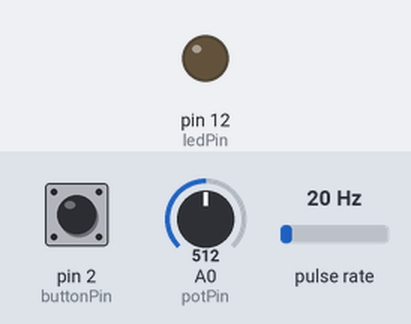
The sketch below on a simulated Arduino Uno, built with avr-gcc and run on an emulated ATmega328P. On the bench: output pins drawn as LEDs (lit = HIGH). Wiring (inferred from the names in the program): pulse sensor: data pin 4. The inputs (shaded band) are chosen by the test bench; at power-on: pin 2 (buttonPin) LOW, pulse rate 20 Hz, A0 (potPin) = 512.

Above: at 4.2 s.
4.3 s: pin 2 (buttonPin) pulled HIGH for 3.2 s
At 6.4 s:
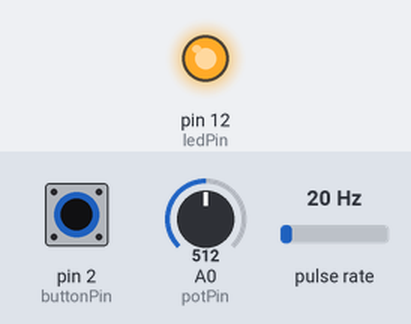
10.5 s: pulse rate (sensor on pin 4) set to 196 Hz
At 11.6 s:
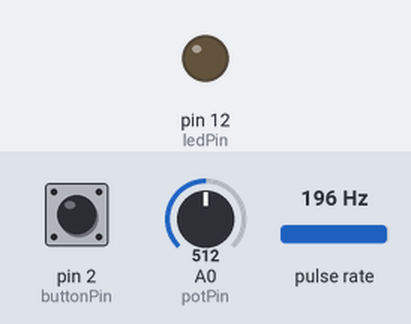
12.1 s: A0 (potPin) set to 122
13.6 s: A0 (potPin) set to 306
17.6 s: pulse rate (sensor on pin 4) set to 4 Hz
Timing chart, 0 to 20.6 s (numbered marks = the images above; inputs shaded):
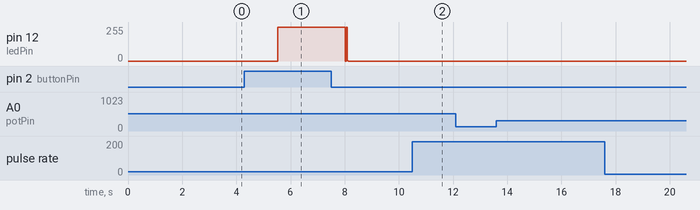

The sketch:

final.ino
```cpp
boolean debug = false;

int ledPin = 12;
int tachoPin = 4;
int buttonPin = 2;

int potPin = A0;

boolean ledState = false;

long previousMicros = 0;
long previousUpdateMicros = 0;

int flashLength = 100;

// 32 consecutive measures are averaged to get a stable
// fan speed reading
const int nbOfValues = 32;
long fanPulseValues[nbOfValues];
double fanRevolutionsPerSecond = 25;

long flashInterval = 1000;
double flashPerSecond = 25;

// The potentionmeter can be used to slightly change the
// generated intervale between light flashes
double fixPercentage = 0.0;
long fixedFlashInterval = 1000;

// Spectacles are produced using a 18-cell table over which
// we iterate continuously to know if we should flash or not
const int nbOfFlashValues = 18;
boolean shouldFlash[nbOfFlashValues];
int flashAt = 0;

int spectacleId = -1;

void setup() {
	pinMode(ledPin, OUTPUT);
	pinMode(tachoPin, INPUT);
	pinMode(buttonPin, INPUT);

	if (debug) {
		Serial.begin(9600);
	}

	// Initialize fan lecture table
	for (int i = 0; i < nbOfValues; i++) {
		fanPulseValues[i] = 0;
	}
 	// Wait for fan to speed up
	delay(1000);
	for (int i = 0; i < nbOfValues / 4; i++) {
		updateFanRevolutionsPerSecond();
	}

	// Init spectacle configuration table
	for (int i = 0; i < 6; i++) {
		shouldFlash[i] = false;
	}

	setSpectacle();
}

void loop() {
	if (digitalRead(buttonPin)) {
		updateFanRevolutionsPerSecond();
		setSpectacle();

		delay(1000);
	}

	// Read the time in microseconds
	unsigned long currentMicros = micros();

	// If interval is longer than the length of a flash and the leds
	// are on, shut them down
	if (ledState && (currentMicros - previousMicros > flashLength)) {
		ledState = false;
		digitalWrite(ledPin, ledState);
	}

	// In any case, on or off, update the led State with the next
	// value in the spectacle table
	if (currentMicros - previousMicros > fixedFlashInterval) {
		previousMicros = currentMicros;

		ledState = flashOrNot();
		digitalWrite(ledPin, ledState);
	}

	// Read the potentiometer for fine tunning every second
	if (currentMicros - previousUpdateMicros > 1000000) {
		previousUpdateMicros = currentMicros;
		updateFixedFlashInterval();
	}
}

// Compute that number of revolutions per second by the fan
void updateFanRevolutionsPerSecond() {
	fanRevolutionsPerSecond = 1000000 / (4 * readFanPulseLength());
}

// Updates the fan speed table
long readFanPulseLength() {
	// Shift 4 readings
	for (int i = 0; i < nbOfValues; i++) {
		fanPulseValues[i + 4] = fanPulseValues[i];
	}

	// Fill the missing 4 readings with new values
	for (int i = 0; i < 1; i++) {
		fanPulseValues[2 * i] = pulseIn(tachoPin, HIGH);
		fanPulseValues[2 * i + 1] = pulseIn(tachoPin, LOW);
		fanPulseValues[2 * i + 2] = pulseIn(tachoPin, LOW);
		fanPulseValues[2 * i + 3] = pulseIn(tachoPin, HIGH);
	}

	// Return a table average
	long average = 0;
	for (int i = 0; i < nbOfValues; i++) {
		average += fanPulseValues[i];
	}

	return average / nbOfValues;
}

// Selects the next spectacle in the list
void setSpectacle() {
	spectacleId = spectacleId + 1;

	switch (spectacleId) {
		case 1:
			flashPerSecond = 2 * fanRevolutionsPerSecond;
			for (int i = 0; i < nbOfFlashValues; i++) {
				shouldFlash[i] = true;
			}
			break;
		case 2:
			flashPerSecond = 3 * fanRevolutionsPerSecond;
			for (int i = 0; i < nbOfFlashValues; i++) {
				shouldFlash[i] = true;
			}
			break;
		case 3:
			flashPerSecond = 4 * fanRevolutionsPerSecond;
			for (int i = 0; i < nbOfFlashValues; i++) {
				shouldFlash[i] = true;
			}
			break;
		case 4:
			flashPerSecond = 3 * fanRevolutionsPerSecond;
			for (int i = 0; i < nbOfFlashValues; i++) {
				shouldFlash[i] = (i % 3 != 0);
			}
			break;
		case 5:
			flashPerSecond = 18 * fanRevolutionsPerSecond;
			for (int i = 0; i < nbOfFlashValues; i++) {
				shouldFlash[i] = (i < 5);
			}
			break;
		case 6:
			flashPerSecond = 18 * fanRevolutionsPerSecond;
			for (int i = 0; i < nbOfFlashValues; i++) {
				shouldFlash[i] = (i < 3);
			}
			break;
		case 7:
			flashPerSecond = 18 * fanRevolutionsPerSecond;
			for (int i = 0; i < nbOfFlashValues; i++) {
				shouldFlash[i] = (i < 2);
			}
			break;
		case 0:
		default:
			spectacleId = 0;
			flashPerSecond = 1 * fanRevolutionsPerSecond;
			for (int i = 0; i < nbOfFlashValues; i++) {
				shouldFlash[i] = true;
			}
	}

	flashInterval = 1000000 / flashPerSecond;

	if (debug) {
		printDebugString();
	}
}

// Fixes the flash interval using a percentage value
// read from the potenciometer
void updateFixedFlashInterval() {
	// Potentiometer values are read between 0 and 1023
	// so, right now it goes from -2% to 2%
	fixedFlashInterval = (1.0 + ((analogRead(potPin) - 512.0) / (512 * 50))) * flashInterval;
}

boolean flashOrNot() {
	boolean flash = shouldFlash[flashAt];
	flashAt = (flashAt + 1) % nbOfFlashValues;

	return flash;
}

void printDebugString() {
	Serial.println();
	Serial.print("spectacle=");
	Serial.println(spectacleId);
	Serial.print("fanRevolutionsPerSecond=");
	Serial.print(fanRevolutionsPerSecond);
	Serial.print(" flashPerSecond=");
	Serial.println(flashPerSecond);
}
```

Measured:
- after the input at 4.3 s, pin 12 (ledPin): 0/255 → 255/255 after 1.2 s, → 0/255 2.5 s later
- after the input at 10.5 s, pin 12 (ledPin): stays 0/255 (without the input it goes to 255/255 after 1.6 s)
